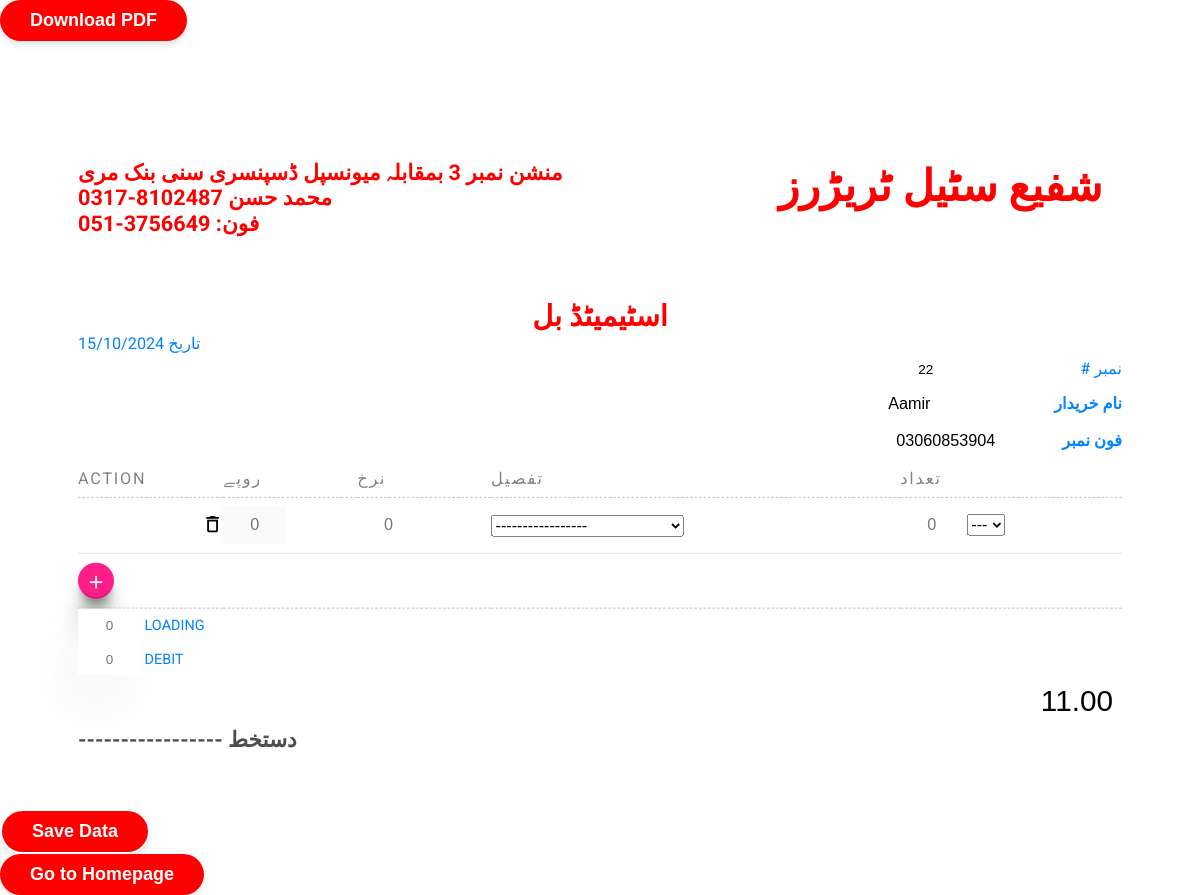
/invoice/22/22/, run on an earlier commit of the app's database.
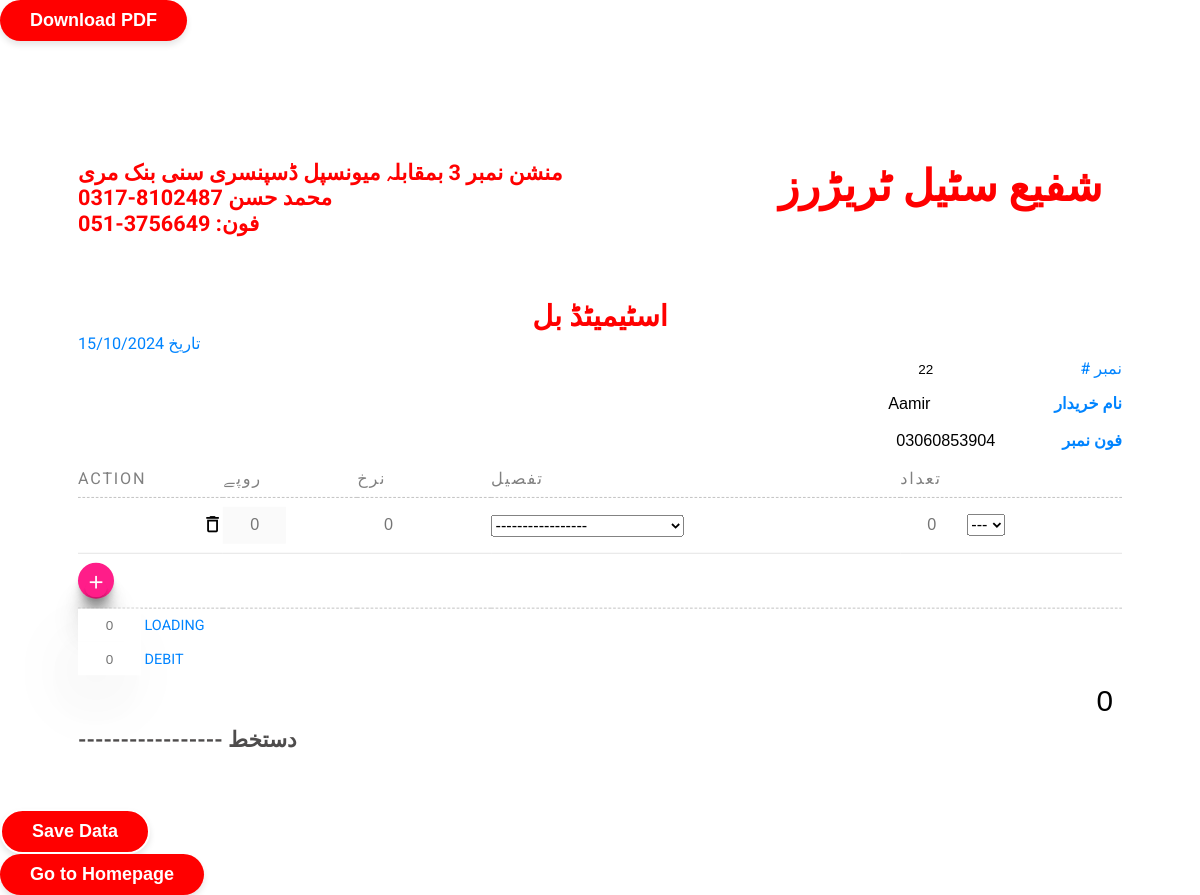
And on a later commit of the database.
### users/models.py (models this page shows, shortened)
class User(TimeStampedModel):
    name = models.CharField(max_length=255, null=True, blank=True)
    phone_number = models.CharField(max_length=15, null=True, blank=True, unique=True)

class Invoice(TimeStampedModel):
    user = models.ForeignKey(User, on_delete=models.CASCADE, to_field='phone_number', null=True, blank=True)
    invoice_number = models.IntegerField(unique=True, null=True, blank=True)
    loading_amount = models.DecimalField(max_digits=10, decimal_places=2, blank=True, null=True)
    total_amount = models.DecimalField(max_digits=10, decimal_places=2, blank=True, null=True)
    debit_amount = models.DecimalField(max_digits=10, decimal_places=2, blank=True, null=True)

### users/views.py (the view)
# urls.py: path('invoice/<int:invoice_id>/<int:user_id>/', views.generate_invoice, name='invoice'),
def generate_invoice(request, invoice_id, user_id):
    user = get_object_or_404(User, id=user_id)
    existing_invoice = Invoice.objects.filter(user=user, invoice_number__isnull=False).last()
    if existing_invoice and existing_invoice.debit_amount > 0:
        previous_debit_amount = existing_invoice.debit_amount
    else:
        previous_debit_amount = 0
    products = Product.objects.all()
    karachi_timezone = pytz.timezone('Asia/Karachi')
    utc_now = timezone.now()
    karachi_time = utc_now.astimezone(karachi_timezone)
    response = render(
        request,
        'index.html', {
            'user': user,
            'invoice_id': invoice_id,
            'products': products,
            'current_date': karachi_time.date(),
            'previous_debit_amount': previous_debit_amount
        }
    )
    return response

### templates/index.html (shortened to what this page needs)
{% load static %}
{% load tz %}
<!DOCTYPE html>
<html lang="en">
<head>
    <link rel="stylesheet" href="{% static 'style.css' %}">
</head>
<body style="background-color: white;">
<button id="downloadPDF" style="
  background-color: red;
  color: white;
  padding: 10px 30px;
  border: none;
  border-radius: 50px;
  cursor: pointer;
  font-family: 'Arial', sans-serif;
  font-size: 18px;
  font-weight: bold;
  box-shadow: 0px 4px 6px rgba(0, 0, 0, 0.1);
  transition: background-color 0.3s ease;
">
    Download PDF
</button>
    <div id="resultContainer">
    <form method="post" action="{% url 'save_data'  %}">
    <div class="invoice-container" id="pdfContent">
        <div class="invoice-header">
            <h2 style="color: red;">
                <div>منشن نمبر 3 بمقابلہ میونسپل ڈسپنسری سنی بنک مری</div>
                <div>0317-8102487 محمد حسن</div>051-3756649 :فون
            </h2>
            <h1 style="color: white;">شفیع سٹیل ٹریڑرز </h1>
            <h1 style="color: red;font-size: 4vw;">شفیع سٹیل ٹریڑرز </h1>
        </div>
        <h1 style="color: red; ">
            <center>اسٹیمیٹڈ بل</center>
        </h1>
        <p style="color: rgb(0, 132, 255);font-size: large;"> {{ current_date|date:"d/m/Y" }}  تاریخ </p>
        {% if invoice_id %}
            <p align="right" style="color: rgb(0, 132, 255);font-size: large;"><input type="text" name="invoice_id"
                value="{{ invoice_id }}" readonly># نمبر</p>
            <h2 align="right" style="color: rgb(0, 132, 255);font-size: large;"><input type="text" placeholder="Enter Name" name="name"
                class="product left" style="font-size: large;" value="{{ user.name }}" readonly> نام خریدار </h2>
            <h2 align="right" style="color: rgb(0, 132, 255);font-size: large;"><input type="text" placeholder="Enter Your phone number" name="phone"
                class="product left" style="font-size: large;" value="{{ user.phone_number }}" readonly> فون نمبر </h2>
        {% endif %}
        <div class="invoice-body">
            <table>
                <thead>
                    <th style="text-align: left;font-size: large;">ACTION</th>
                    <th style="font-size: large;">روپے</th>
                    <th style="font-size: large;">نرخ</th>
                    <th style="padding-right:12px;font-size: large;">تفصیل</th>
                    <th style="font-size: large;">تعداد</th>
                </thead>
                <tbody id="table-body">
                    <tr id="single-row">
                        <td style="text-align: right;font-size: large;"><span
                                class="material-icons">delete_outline</span></td>
                        <td><input type="number" placeholder="0" name="price" class="price" id="price" disabled
                                style="font-size: large;"></td>
                        <td><input type="number" placeholder="0" name="unit_price" class="unit_price" id="unit_price"
                                onkeyup="getInput()" style="font-size: large;"></td>
                        <td>
                            <div class="input-group mb-3">
                                <select class="custom-select" name="product" id="product" style="font-size: large; direction: ltr;">
                                    <option selected>-----------------</option>
                                </select>
                            </div>
                        </td>
                        <td>
                            <input type="number" placeholder="0" name="quantity" class="quantity" id="quantity" onkeyup="getInput()"
                                style="font-size: large;">
                            <select class="custom-select" name="unit" id="unit" style="font-size: large;">
                                <option value="text">---</option>
                            </select>
                        </td>
                    </tr>
                    <tr style="padding-left: 20px">
                        <td class="dashed ">
                            <div class="float">
                                <a href="#" class="float" id="add-row">
                                    <span class="material-icons plus">add</span>
                                </a>
                            </div>
                        </td>
                        <td class="dashed"></td>
                        <td class="dashed"></td>
                        <td class="dashed"></td>
                        <td class="dashed"></td>
                    </tr>
                </tbody>
            </table>
            <div style="color: rgb(0, 132, 255);"><input type="number" placeholder="0" name="loading_amount" class="loading_amount" id="loading_amount"
                    onkeyup="getInput()"> LOADING </div>
            <div style="color: rgb(0, 132, 255);"><input type="number" placeholder="0" name="debit_amount" class="debit_amount" id="debit_amount"
                    onkeyup="getInput()"> DEBIT </div>
            <div id="sum"><input type="text" placeholder="0.00" name="total_amount" class="total_amount" id="total_amount" value="{{ previous_debit_amount }}" readonly></div>
            <h2 style="color: rgb(78, 76, 76);">----------------- دستخط</h2>
        </div>
    </div>
    <input type="submit" value="Save Data" id="saveDataInput" style="
      background-color: red;
      color: white;
      padding: 10px 30px;
      border: 2px solid white; /* White border */
      border-radius: 50px;
      cursor: pointer;
      font-family: 'Arial', sans-serif;
      font-size: 18px;
      font-weight: bold;
      box-shadow: 0px 4px 6px rgba(0, 0, 0, 0.1);
      transition: background-color 0.3s ease, border-color 0.3s ease; /* Transition for border color */
    ">
        </form>
    </div>
<a href="{% url 'homepage' %}" style="text-decoration: none;">
    <button style="
    background-color: red;
    color: white;
    padding: 10px 30px;
    border: none;
    border-radius: 50px;
    cursor: pointer;
    font-family: 'Arial', sans-serif;
    font-size: 18px;
    font-weight: bold;
    box-shadow: 0px 4px 6px rgba(0, 0, 0, 0.1);
    transition: background-color 0.3s ease;
  ">
        Go to Homepage
    </button>
</a>
</body>
</html>

### static/style.css (style rules this page uses)
* { margin: 0; padding: 0; }
#pdfContent { transform: scale(0.9); }
body { font-family: 'Roboto', Arial, sans-serif; background: white; width: 100%; margin: 0; padding: 0; overflow-x: hidden; }
#resultContainer { width: 100%; max-width: 1200px; margin: 0 auto; }
.material-icons { cursor: pointer; }
.invoice-container { margin: auto; padding: 20px; width: auto; }
.invoice-header { display: flex; padding: 70px 0%; width: 100%; }
table { table-layout: auto; width: 100%; }
table, th, td { border-collapse: collapse; }
th { padding: 10px 0px; border-bottom: 1px solid rgb(187, 187, 187); border-bottom-style: dashed; font-weight: 400; font-size: 13px; letter-spacing: 2px; color: gray; text-align: left; }
td { padding: 10px 0px; border-bottom: 0.5px solid rgb(226, 226, 226); text-align: left; }
.dashed { border-bottom: 1px solid rgb(187, 187, 187); border-bottom-style: dashed; }
input[type=number] { text-align: center ; max-width: 50px; font-size: 15px; padding: 10px; border: none; outline: none; }
input[type=text] { max-width: 170px; text-align: left; font-size: 15px; padding: 10px; border: none; outline: none; }
input[type=number] { -moz-appearance: textfield; }
.float { width:40px; height:40px; background-color:#FF1D89; color:#FFF; border-radius:100%; text-align:center; box-shadow: 0 2.8px 2.2px rgba(0, 0, 0, 0.048), 0 6.7px 5.3px rgba(0, 0, 0, 0.069), 0 12.5px 10px rgba(0, 0, 0, 0.085), 0 22.3px 17.9px rgba(0, 0, 0, 0.101), 0 41.8px 33.4px rgba(0, 0, 0, 0.122), 0 100px 80px rgba(0, 0, 0, 0.17); }
.plus { margin-top:10px; }
#sum { text-align: right; width: 100%; }
#sum input[type=text] { width: 100%; font-size: 33px !important; color: black; text-align: right !important; }

What changed in the data, as far as the page shows it:
removed Invoice: total_amount "11.00"
Also different on the page:
form field total_amount: (not shown) → "0"
